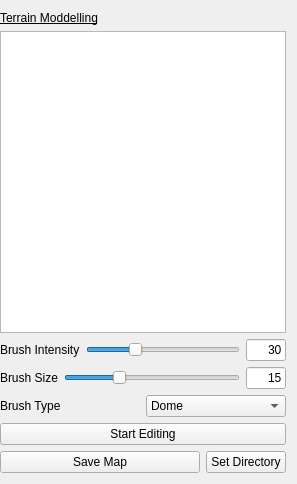
<?xml version="1.0" encoding="UTF-8"?>
<ui version="4.0">
 <class>TerrainpaintingToolbox</class>
 <widget class="QWidget" name="TerrainpaintingToolbox">
  <property name="windowModality">
   <enum>Qt::WindowModal</enum>
  </property>
  <property name="enabled">
   <bool>true</bool>
  </property>
  <property name="geometry">
   <rect>
    <x>0</x>
    <y>0</y>
    <width>297</width>
    <height>484</height>
   </rect>
  </property>
  <property name="minimumSize">
   <size>
    <width>256</width>
    <height>384</height>
   </size>
  </property>
  <property name="maximumSize">
   <size>
    <width>16777215</width>
    <height>16777215</height>
   </size>
  </property>
  <property name="focusPolicy">
   <enum>Qt::StrongFocus</enum>
  </property>
  <property name="windowTitle">
   <string>ID_INDICATOR_TITLE</string>
  </property>
  <layout class="QVBoxLayout" name="verticalLayout">
   <property name="spacing">
    <number>6</number>
   </property>
   <property name="leftMargin">
    <number>0</number>
   </property>
   <item>
    <widget class="QLabel" name="label_4">
     <property name="maximumSize">
      <size>
       <width>16777215</width>
       <height>40</height>
      </size>
     </property>
     <property name="styleSheet">
      <string notr="true">font: 75 10pt &quot;MS Shell Dlg 2&quot;;
text-decoration: underline;</string>
     </property>
     <property name="text">
      <string>Terrain Moddelling</string>
     </property>
    </widget>
   </item>
   <item>
    <widget class="QListWidget" name="listWidget"/>
   </item>
   <item>
    <layout class="QHBoxLayout" name="horizontalLayout_2"/>
   </item>
   <item>
    <layout class="QHBoxLayout" name="horizontalLayout_7">
     <item>
      <widget class="QLabel" name="label">
       <property name="text">
        <string>Brush Intensity</string>
       </property>
      </widget>
     </item>
     <item>
      <widget class="QSlider" name="horizontalSlider">
       <property name="maximum">
        <number>100</number>
       </property>
       <property name="value">
        <number>30</number>
       </property>
       <property name="orientation">
        <enum>Qt::Horizontal</enum>
       </property>
      </widget>
     </item>
     <item>
      <widget class="QLineEdit" name="lineEdit">
       <property name="maximumSize">
        <size>
         <width>40</width>
         <height>16777215</height>
        </size>
       </property>
       <property name="layoutDirection">
        <enum>Qt::LeftToRight</enum>
       </property>
       <property name="text">
        <string>30</string>
       </property>
       <property name="alignment">
        <set>Qt::AlignRight|Qt::AlignTrailing|Qt::AlignVCenter</set>
       </property>
      </widget>
     </item>
    </layout>
   </item>
   <item>
    <layout class="QHBoxLayout" name="horizontalLayout_5">
     <property name="sizeConstraint">
      <enum>QLayout::SetNoConstraint</enum>
     </property>
     <item>
      <widget class="QLabel" name="label_2">
       <property name="text">
        <string>Brush Size</string>
       </property>
      </widget>
     </item>
     <item>
      <widget class="QSlider" name="horizontalSlider_2">
       <property name="minimum">
        <number>1</number>
       </property>
       <property name="maximum">
        <number>500</number>
       </property>
       <property name="value">
        <number>150</number>
       </property>
       <property name="orientation">
        <enum>Qt::Horizontal</enum>
       </property>
      </widget>
     </item>
     <item>
      <widget class="QLineEdit" name="lineEdit_5">
       <property name="minimumSize">
        <size>
         <width>0</width>
         <height>0</height>
        </size>
       </property>
       <property name="maximumSize">
        <size>
         <width>40</width>
         <height>16777215</height>
        </size>
       </property>
       <property name="text">
        <string>15</string>
       </property>
       <property name="alignment">
        <set>Qt::AlignRight|Qt::AlignTrailing|Qt::AlignVCenter</set>
       </property>
       <property name="readOnly">
        <bool>true</bool>
       </property>
      </widget>
     </item>
    </layout>
   </item>
   <item>
    <layout class="QHBoxLayout" name="horizontalLayout_3">
     <item>
      <widget class="QLabel" name="label_5">
       <property name="text">
        <string>Brush Type</string>
       </property>
      </widget>
     </item>
     <item>
      <widget class="QComboBox" name="comboBox">
       <item>
        <property name="text">
         <string>Dome</string>
        </property>
       </item>
       <item>
        <property name="text">
         <string>Cone</string>
        </property>
       </item>
       <item>
        <property name="text">
         <string>Cirlce</string>
        </property>
       </item>
       <item>
        <property name="text">
         <string>Quad</string>
        </property>
       </item>
      </widget>
     </item>
    </layout>
   </item>
   <item>
    <widget class="QPushButton" name="pushButtonSelect">
     <property name="text">
      <string>Start Editing</string>
     </property>
    </widget>
   </item>
   <item>
    <layout class="QHBoxLayout" name="horizontalLayout_4">
     <item>
      <widget class="QPushButton" name="pushButton">
       <property name="text">
        <string>Save Map</string>
       </property>
      </widget>
     </item>
     <item>
      <widget class="QPushButton" name="pushButton_2">
       <property name="maximumSize">
        <size>
         <width>80</width>
         <height>16777215</height>
        </size>
       </property>
       <property name="text">
        <string>Set Directory</string>
       </property>
      </widget>
     </item>
    </layout>
   </item>
  </layout>
 </widget>
 <resources/>
 <connections/>
</ui>
